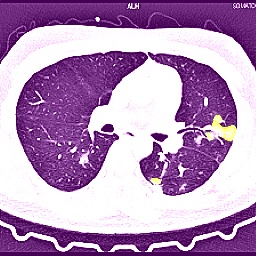
#> input picture result/data10.jpg, 256 x 256 px
$ jupyter execute --allow-errors imgblend.ipynb
#> lines starting #> are read from the running program, lines starting #| are printed output that depends on the picture
[cell 1]
import cv2
import glob
import os.path
import numpy as np

[cell 2]
path1 = "folder1/*.jpg"
path2 = "folder2/*.tif"

[cell 3]
for file1,file2 in zip(glob.glob(path1), glob.glob(path2)):
    # e.g. MyPhoto.jpg
    basename = os.path.basename(file1)
    # e.g. MyPhoto
    name = os.path.splitext(basename)[0]

#> (a cell that did not finish here is left out)

#> (a cell that did not finish here is left out)

[cell 6]
from google.colab.patches import cv2_imshow
data10 = cv2.imread('result/data10.jpg', cv2.IMREAD_UNCHANGED)
#> data10 is the input picture: shape (256, 256, 3); mean B, G, R 186.7, 145.1, 179.9

[cell 7]
cv2_imshow(data10)

[cell 8]
from google.colab.patches import cv2_imshow
data11 = cv2.imread('result/data11.jpg', cv2.IMREAD_UNCHANGED)
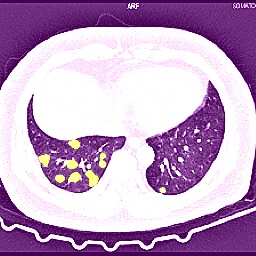
#> input picture result/data11.jpg, 256 x 256 px
#> data11 is the input picture: shape (256, 256, 3); mean B, G, R 196.4, 160.9, 191.3

[cell 9]
cv2_imshow(data11)

[cell 10]
from google.colab.patches import cv2_imshow
data12 = cv2.imread('result/data12.jpg', cv2.IMREAD_UNCHANGED)
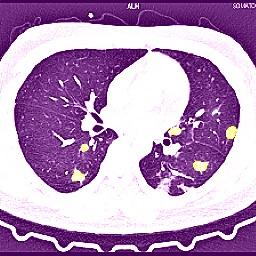
#> input picture result/data12.jpg, 256 x 256 px
#> data12 is the input picture: shape (256, 256, 3); mean B, G, R 186.8, 145.4, 180.1

[cell 11]
cv2_imshow(data12)

[cell 12]
from google.colab.patches import cv2_imshow
data13 = cv2.imread('result/data13.jpg', cv2.IMREAD_UNCHANGED)
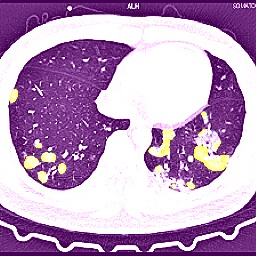
#> input picture result/data13.jpg, 256 x 256 px
#> data13 is the input picture: shape (256, 256, 3); mean B, G, R 189.5, 151.8, 184.6
